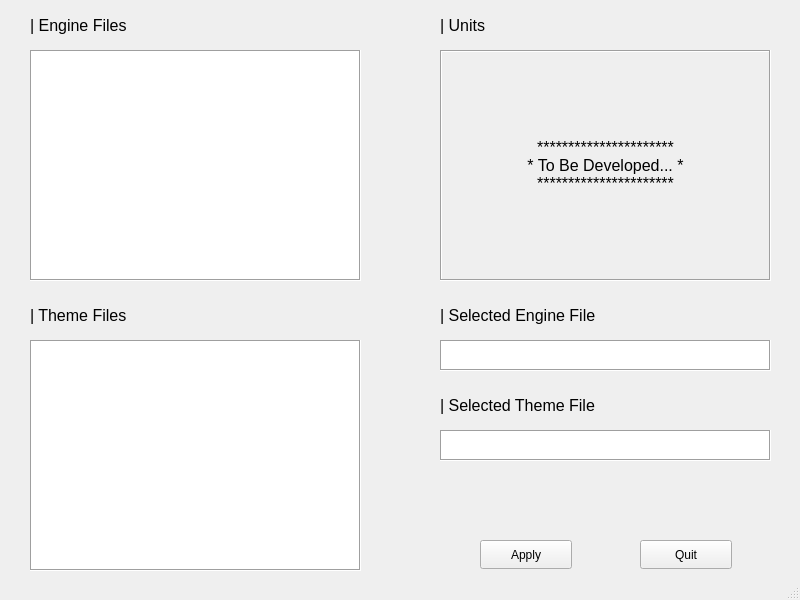
<?xml version="1.0" encoding="UTF-8"?>
<ui version="4.0">
 <class>ConfigLoaderClass</class>
 <widget class="QMainWindow" name="ConfigLoaderClass">
  <property name="geometry">
   <rect>
    <x>0</x>
    <y>0</y>
    <width>800</width>
    <height>600</height>
   </rect>
  </property>
  <property name="windowTitle">
   <string>ConfigLoader</string>
  </property>
  <widget class="QWidget" name="centralwidget">
   <widget class="QTreeView" name="engine_files_tree_view">
    <property name="geometry">
     <rect>
      <x>30</x>
      <y>50</y>
      <width>331</width>
      <height>231</height>
     </rect>
    </property>
    <property name="frameShape">
     <enum>QFrame::Box</enum>
    </property>
   </widget>
   <widget class="QPushButton" name="apply_button">
    <property name="geometry">
     <rect>
      <x>480</x>
      <y>540</y>
      <width>92</width>
      <height>29</height>
     </rect>
    </property>
    <property name="text">
     <string>Apply</string>
    </property>
   </widget>
   <widget class="QPushButton" name="quit_button">
    <property name="geometry">
     <rect>
      <x>640</x>
      <y>540</y>
      <width>92</width>
      <height>29</height>
     </rect>
    </property>
    <property name="text">
     <string>Quit</string>
    </property>
   </widget>
   <widget class="QTextBrowser" name="engine_file_name_browser">
    <property name="geometry">
     <rect>
      <x>440</x>
      <y>340</y>
      <width>331</width>
      <height>31</height>
     </rect>
    </property>
    <property name="frameShape">
     <enum>QFrame::Box</enum>
    </property>
   </widget>
   <widget class="QLabel" name="engine_lable">
    <property name="geometry">
     <rect>
      <x>30</x>
      <y>10</y>
      <width>301</width>
      <height>31</height>
     </rect>
    </property>
    <property name="font">
     <font>
      <pointsize>12</pointsize>
     </font>
    </property>
    <property name="frameShape">
     <enum>QFrame::NoFrame</enum>
    </property>
    <property name="text">
     <string>| Engine Files</string>
    </property>
    <property name="textFormat">
     <enum>Qt::PlainText</enum>
    </property>
   </widget>
   <widget class="QTreeView" name="theme_files_tree_view">
    <property name="geometry">
     <rect>
      <x>30</x>
      <y>340</y>
      <width>331</width>
      <height>231</height>
     </rect>
    </property>
    <property name="frameShape">
     <enum>QFrame::Box</enum>
    </property>
   </widget>
   <widget class="QLabel" name="theme_lable">
    <property name="geometry">
     <rect>
      <x>30</x>
      <y>300</y>
      <width>301</width>
      <height>31</height>
     </rect>
    </property>
    <property name="font">
     <font>
      <pointsize>12</pointsize>
     </font>
    </property>
    <property name="frameShape">
     <enum>QFrame::NoFrame</enum>
    </property>
    <property name="text">
     <string>| Theme Files</string>
    </property>
    <property name="textFormat">
     <enum>Qt::PlainText</enum>
    </property>
   </widget>
   <widget class="QTextBrowser" name="theme_file_name_browser">
    <property name="geometry">
     <rect>
      <x>440</x>
      <y>430</y>
      <width>331</width>
      <height>31</height>
     </rect>
    </property>
    <property name="frameShape">
     <enum>QFrame::Box</enum>
    </property>
   </widget>
   <widget class="QLabel" name="unit_lable">
    <property name="geometry">
     <rect>
      <x>440</x>
      <y>10</y>
      <width>301</width>
      <height>31</height>
     </rect>
    </property>
    <property name="font">
     <font>
      <pointsize>12</pointsize>
     </font>
    </property>
    <property name="frameShape">
     <enum>QFrame::NoFrame</enum>
    </property>
    <property name="text">
     <string>| Units</string>
    </property>
    <property name="textFormat">
     <enum>Qt::PlainText</enum>
    </property>
   </widget>
   <widget class="QLabel" name="selected_engine_lable">
    <property name="geometry">
     <rect>
      <x>440</x>
      <y>300</y>
      <width>301</width>
      <height>31</height>
     </rect>
    </property>
    <property name="font">
     <font>
      <pointsize>12</pointsize>
     </font>
    </property>
    <property name="frameShape">
     <enum>QFrame::NoFrame</enum>
    </property>
    <property name="text">
     <string>| Selected Engine File</string>
    </property>
    <property name="textFormat">
     <enum>Qt::PlainText</enum>
    </property>
   </widget>
   <widget class="QLabel" name="selected_theme_lable">
    <property name="geometry">
     <rect>
      <x>440</x>
      <y>390</y>
      <width>301</width>
      <height>31</height>
     </rect>
    </property>
    <property name="font">
     <font>
      <pointsize>12</pointsize>
     </font>
    </property>
    <property name="frameShape">
     <enum>QFrame::NoFrame</enum>
    </property>
    <property name="text">
     <string>| Selected Theme File</string>
    </property>
    <property name="textFormat">
     <enum>Qt::PlainText</enum>
    </property>
   </widget>
   <widget class="QLabel" name="temp">
    <property name="geometry">
     <rect>
      <x>440</x>
      <y>50</y>
      <width>331</width>
      <height>231</height>
     </rect>
    </property>
    <property name="font">
     <font>
      <pointsize>12</pointsize>
     </font>
    </property>
    <property name="frameShape">
     <enum>QFrame::Box</enum>
    </property>
    <property name="frameShadow">
     <enum>QFrame::Sunken</enum>
    </property>
    <property name="text">
     <string>**********************
* To Be Developed... *
**********************</string>
    </property>
    <property name="textFormat">
     <enum>Qt::PlainText</enum>
    </property>
    <property name="alignment">
     <set>Qt::AlignCenter</set>
    </property>
   </widget>
  </widget>
  <widget class="QStatusBar" name="statusbar"/>
 </widget>
 <resources/>
 <connections/>
</ui>
